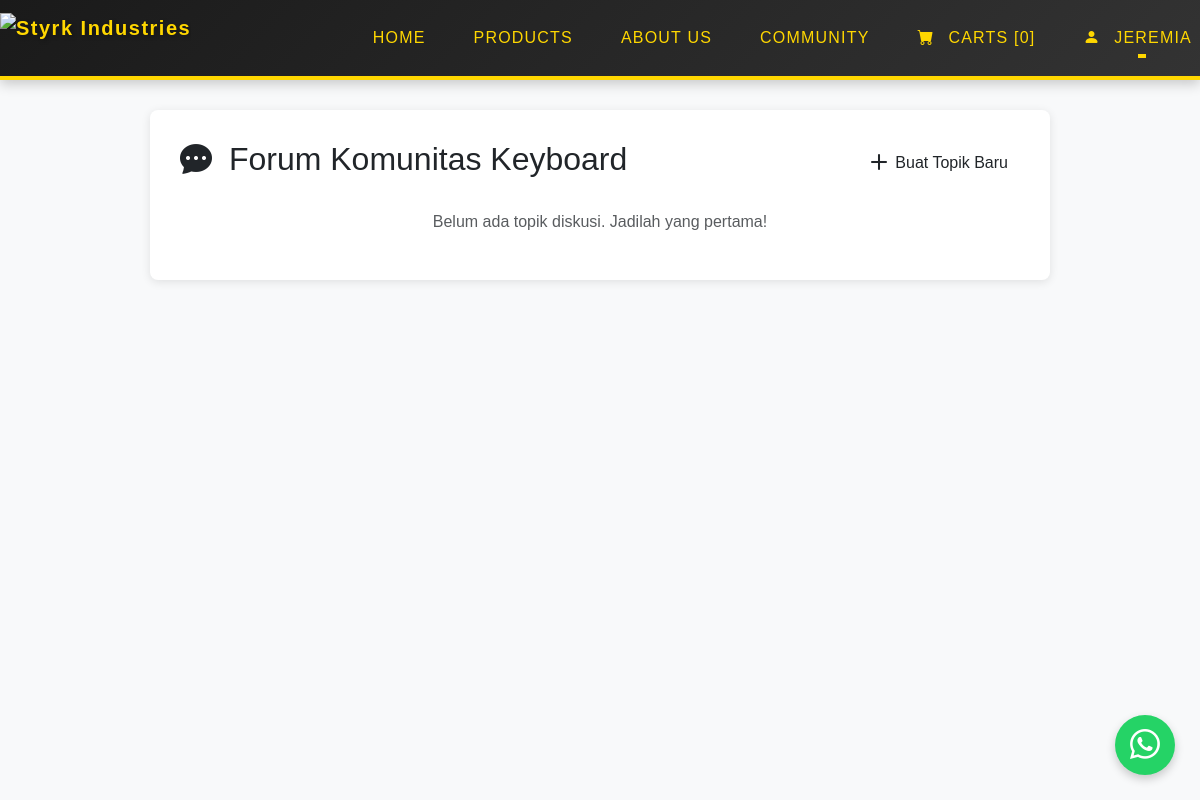
The page /user/community.php (signed in) on the database as committed earlier.
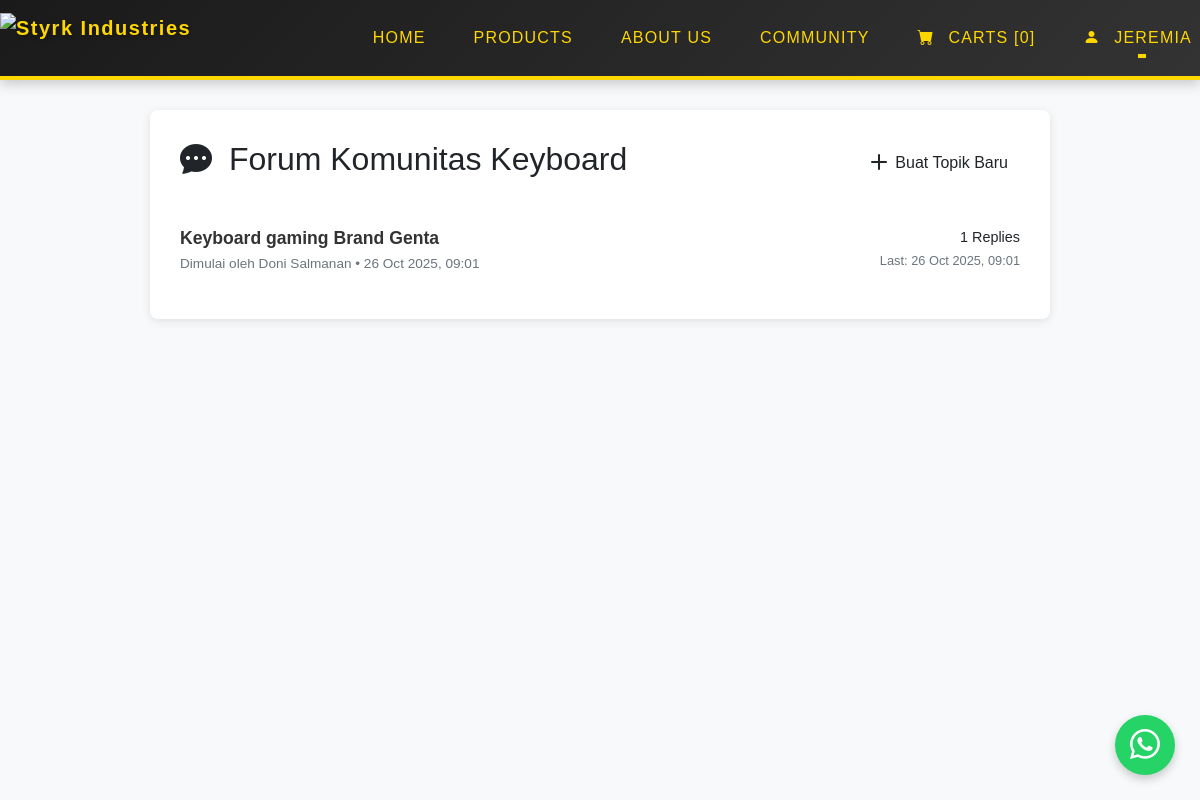
The same page on the database as committed later.
### tables this page shows
CREATE TABLE `threads` (
  `thread_id` int NOT NULL,
  `customer_id` int NOT NULL,
  `title` varchar(255) NOT NULL,
  `created_at` timestamp NULL DEFAULT CURRENT_TIMESTAMP
);

CREATE TABLE `customer` (
  `customer_id` int NOT NULL,
  `nama` varchar(100) NOT NULL,
  `password` text NOT NULL,
  `email` varchar(100) NOT NULL,
  `no_telepon` varchar(20) NOT NULL,
  `provinsi` varchar(100) NOT NULL,
  `kota` varchar(100) NOT NULL,
  `alamat` text NOT NULL,
  `last_login` timestamp NULL DEFAULT NULL,
  `last_reengagement_sent` timestamp NULL DEFAULT NULL
);

### user/community.php (the view, shortened to what this page needs)
<?php
include 'header.php';
$query_threads = "
    SELECT t.thread_id, t.title, t.created_at, c.nama as author_name,
           (SELECT COUNT(*) FROM posts p WHERE p.thread_id = t.thread_id) as reply_count,
           (SELECT MAX(p.created_at) FROM posts p WHERE p.thread_id = t.thread_id) as last_reply_time
    FROM threads t
    JOIN customer c ON t.customer_id = c.customer_id
    ORDER BY COALESCE(last_reply_time, t.created_at) DESC -- Urutkan berdasarkan aktivitas terakhir
";
$result_threads = mysqli_query($conn, $query_threads);
?>
<!DOCTYPE html>
<html lang="en">
<head>
    <link href="https://cdn.jsdelivr.net/npm/bootstrap@5.3.0/dist/css/bootstrap.min.css" rel="stylesheet">
    <link href="https://cdn.jsdelivr.net/npm/bootstrap-icons@1.5.0/font/bootstrap-icons.css" rel="stylesheet">
</head>
<body>
    <div class="forum-container">
        <div class="d-flex justify-content-between align-items-center mb-4">
            <h2><i class="bi bi-chat-dots-fill me-2"></i> Forum Komunitas Keyboard</h2>
            <a href="create_thread_form.php" class="btn btn-new-thread">
                <i class="bi bi-plus-lg me-1"></i> Buat Topik Baru
            </a>
        </div>
        <?php if ($result_threads && mysqli_num_rows($result_threads) > 0): ?>
            <div class="thread-list">
                <?php while ($thread = mysqli_fetch_assoc($result_threads)): ?>
                    <div class="thread-item">
                        <div class="thread-info">
                            <h5 class="thread-title mb-1">
                                <a href="thread.php?id=<?= $thread['thread_id']; ?>">
                                    <?= htmlspecialchars($thread['title']); ?>
                                </a>
                            </h5>
                            <p class="thread-meta mb-0">
                                Dimulai oleh <?= htmlspecialchars($thread['author_name']); ?> • <?= date('d M Y, H:i', strtotime($thread['created_at'])); ?>
                            </p>
                        </div>
                        <div class="thread-stats">
                            <span class="replies d-block"><?= $thread['reply_count']; ?> Replies</span>
                            <?php if ($thread['last_reply_time']): ?>
                                <span class="last-reply">Last: <?= date('d M Y, H:i', strtotime($thread['last_reply_time'])); ?></span>
                            <?php endif; ?>
                        </div>
                    </div>
                <?php endwhile; ?>
            </div>
        <?php else: ?>
            <p class="text-center text-muted">Belum ada topik diskusi. Jadilah yang pertama!</p>
        <?php endif; ?>
    </div>
</body>
</html>

Rows that differ between the two databases and show on the page:
added threads: title "Keyboard gaming Brand Genta", customer.nama "Doni Salmanan", created_at "26 Oct 2025, 09:01", reply_count "1", last_reply_time "26 Oct 2025, 09:01"
Other text that changed with them:
text no longer shown: "Belum ada topik diskusi. Jadilah yang pertama!"
